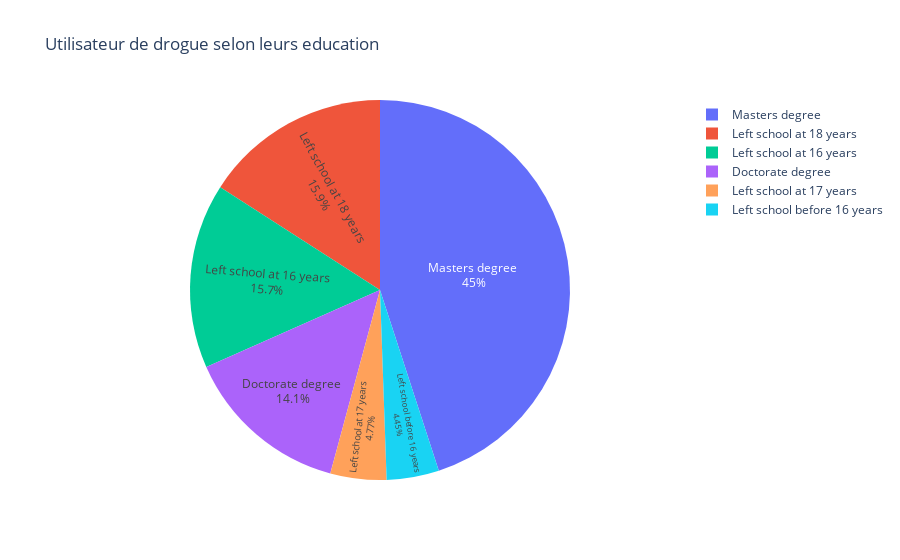

The cell this chart's notebook holds for it:
### Code cell
import plotly.express as px
#df = px.data.gapminder().query("year == 2007").query("continent == 'Americas'")
fig = px.pie(classe, values="Nombre de personne", names='Education',
             title='Utilisateur de drogue selon leurs education',
             hover_data=["Nombre de personne"], labels={"Nombre de personne":'Nombre'})
fig.update_traces(textposition='inside', textinfo='percent+label')
fig.show()

### Figure 1 — Plotly figure (JSON) as saved in the notebook; plotly's stock layout.template omitted (floating-point values rounded to 4 significant figures)
{"data": [{"customdata": [[283], [100], [99], [89], [30], [28]], "domain": {"x": [0, 1], "y": [0, 1]}, "hovertemplate": "Education=%{label}<br>Nombre=%{customdata[0]}<extra></extra>", "labels": ["Masters degree ", "Left school at 18 years", "Left school at 16 years", "Doctorate degree ", "Left school at 17 years", "Left school before 16 years"], "legendgroup": "", "name": "", "showlegend": true, "textinfo": "percent+label", "textposition": "inside", "type": "pie", "values": [283, 100, 99, 89, 30, 28]}], "layout": {"autosize": true, "legend": {"tracegroupgap": 0}, "title": {"text": "Utilisateur de drogue selon leurs education"}}}
